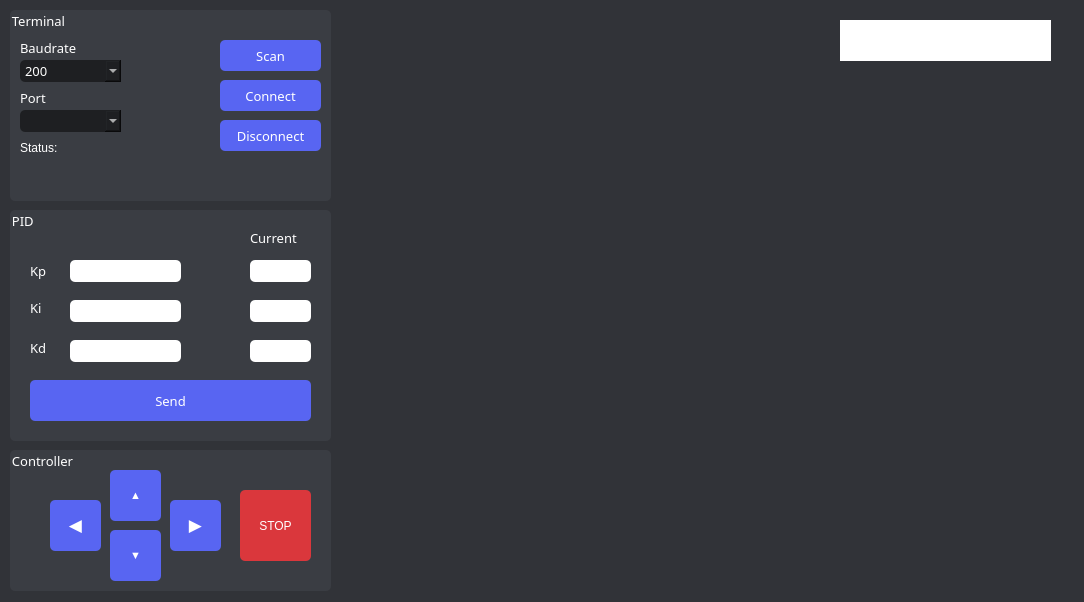
<?xml version="1.0" encoding="UTF-8"?>
<ui version="4.0">
 <class>MainWindow</class>
 <widget class="QMainWindow" name="MainWindow">
  <property name="windowModality">
   <enum>Qt::ApplicationModal</enum>
  </property>
  <property name="geometry">
   <rect>
    <x>0</x>
    <y>0</y>
    <width>1084</width>
    <height>602</height>
   </rect>
  </property>
  <property name="minimumSize">
   <size>
    <width>1084</width>
    <height>602</height>
   </size>
  </property>
  <property name="maximumSize">
   <size>
    <width>1084</width>
    <height>602</height>
   </size>
  </property>
  <property name="palette">
   <palette>
    <active>
     <colorrole role="Button">
      <brush brushstyle="SolidPattern">
       <color alpha="255">
        <red>49</red>
        <green>51</green>
        <blue>56</blue>
       </color>
      </brush>
     </colorrole>
     <colorrole role="Base">
      <brush brushstyle="SolidPattern">
       <color alpha="255">
        <red>49</red>
        <green>51</green>
        <blue>56</blue>
       </color>
      </brush>
     </colorrole>
     <colorrole role="Window">
      <brush brushstyle="SolidPattern">
       <color alpha="255">
        <red>49</red>
        <green>51</green>
        <blue>56</blue>
       </color>
      </brush>
     </colorrole>
    </active>
    <inactive>
     <colorrole role="Button">
      <brush brushstyle="SolidPattern">
       <color alpha="255">
        <red>49</red>
        <green>51</green>
        <blue>56</blue>
       </color>
      </brush>
     </colorrole>
     <colorrole role="Base">
      <brush brushstyle="SolidPattern">
       <color alpha="255">
        <red>49</red>
        <green>51</green>
        <blue>56</blue>
       </color>
      </brush>
     </colorrole>
     <colorrole role="Window">
      <brush brushstyle="SolidPattern">
       <color alpha="255">
        <red>49</red>
        <green>51</green>
        <blue>56</blue>
       </color>
      </brush>
     </colorrole>
    </inactive>
    <disabled>
     <colorrole role="Button">
      <brush brushstyle="SolidPattern">
       <color alpha="255">
        <red>49</red>
        <green>51</green>
        <blue>56</blue>
       </color>
      </brush>
     </colorrole>
     <colorrole role="Base">
      <brush brushstyle="SolidPattern">
       <color alpha="255">
        <red>49</red>
        <green>51</green>
        <blue>56</blue>
       </color>
      </brush>
     </colorrole>
     <colorrole role="Window">
      <brush brushstyle="SolidPattern">
       <color alpha="255">
        <red>49</red>
        <green>51</green>
        <blue>56</blue>
       </color>
      </brush>
     </colorrole>
    </disabled>
   </palette>
  </property>
  <property name="font">
   <font>
    <family>gg sans SemiBold</family>
    <pointsize>12</pointsize>
    <weight>50</weight>
    <italic>false</italic>
    <bold>false</bold>
   </font>
  </property>
  <property name="contextMenuPolicy">
   <enum>Qt::DefaultContextMenu</enum>
  </property>
  <property name="windowTitle">
   <string>Arduino SBRobot</string>
  </property>
  <property name="statusTip">
   <string/>
  </property>
  <property name="styleSheet">
   <string notr="true">QMainWindow {
	image: url(:/newPrefix/3 (2).png);
	background-color: rgb(49, 51, 56);
}</string>
  </property>
  <property name="iconSize">
   <size>
    <width>10</width>
    <height>30</height>
   </size>
  </property>
  <property name="toolButtonStyle">
   <enum>Qt::ToolButtonIconOnly</enum>
  </property>
  <property name="animated">
   <bool>false</bool>
  </property>
  <property name="tabShape">
   <enum>QTabWidget::Rounded</enum>
  </property>
  <property name="dockNestingEnabled">
   <bool>false</bool>
  </property>
  <property name="dockOptions">
   <set>QMainWindow::AllowTabbedDocks</set>
  </property>
  <widget class="QWidget" name="centralwidget">
   <widget class="QGroupBox" name="Terminal">
    <property name="geometry">
     <rect>
      <x>10</x>
      <y>10</y>
      <width>321</width>
      <height>191</height>
     </rect>
    </property>
    <property name="font">
     <font>
      <family>gg sans SemiBold</family>
      <pointsize>10</pointsize>
      <weight>50</weight>
      <italic>false</italic>
      <bold>false</bold>
     </font>
    </property>
    <property name="styleSheet">
     <string notr="true">QGroupBox {
	border-radius: 5px;
	background-color: rgb(58, 61, 67);
	color:rgb(255, 255, 255);
	font: 10pt &quot;gg sans SemiBold&quot;;
}</string>
    </property>
    <property name="inputMethodHints">
     <set>Qt::ImhNone</set>
    </property>
    <property name="title">
     <string>Terminal</string>
    </property>
    <widget class="QComboBox" name="Bdbox">
     <property name="geometry">
      <rect>
       <x>10</x>
       <y>50</y>
       <width>101</width>
       <height>22</height>
      </rect>
     </property>
     <property name="font">
      <font>
       <family>gg sans SemiBold</family>
       <pointsize>10</pointsize>
       <weight>7</weight>
       <italic>false</italic>
       <bold>false</bold>
      </font>
     </property>
     <property name="styleSheet">
      <string notr="true">QComboBox {
	border-radius: 5px;
	color: rgb(255, 255, 255);
	background-color: rgb(30, 31, 34);
	font: 63 10pt &quot;gg sans SemiBold&quot;;
}
QComboBox QListView{
	border: 1px;
	outline: 0px;
}
</string>
     </property>
     <item>
      <property name="text">
       <string>200</string>
      </property>
     </item>
     <item>
      <property name="text">
       <string>2400</string>
      </property>
     </item>
     <item>
      <property name="text">
       <string>4800</string>
      </property>
     </item>
     <item>
      <property name="text">
       <string>9600</string>
      </property>
     </item>
     <item>
      <property name="text">
       <string>19200</string>
      </property>
     </item>
     <item>
      <property name="text">
       <string>38400</string>
      </property>
     </item>
     <item>
      <property name="text">
       <string>57600</string>
      </property>
     </item>
     <item>
      <property name="text">
       <string>115200</string>
      </property>
     </item>
    </widget>
    <widget class="QLabel" name="Baudrate">
     <property name="geometry">
      <rect>
       <x>10</x>
       <y>30</y>
       <width>81</width>
       <height>16</height>
      </rect>
     </property>
     <property name="font">
      <font>
       <family>gg sans SemiBold</family>
       <pointsize>10</pointsize>
       <weight>7</weight>
       <italic>false</italic>
       <bold>false</bold>
      </font>
     </property>
     <property name="styleSheet">
      <string notr="true">QLabel {
	color:rgb(255, 255, 255);
	font: 63 10pt &quot;gg sans SemiBold&quot;;
}</string>
     </property>
     <property name="text">
      <string>Baudrate</string>
     </property>
    </widget>
    <widget class="QLabel" name="Port">
     <property name="geometry">
      <rect>
       <x>10</x>
       <y>80</y>
       <width>55</width>
       <height>16</height>
      </rect>
     </property>
     <property name="font">
      <font>
       <family>gg sans SemiBold</family>
       <pointsize>10</pointsize>
       <weight>7</weight>
       <italic>false</italic>
       <bold>false</bold>
      </font>
     </property>
     <property name="styleSheet">
      <string notr="true">QLabel {
	color:rgb(255, 255, 255);
	font: 63 10pt &quot;gg sans SemiBold&quot;;
}</string>
     </property>
     <property name="text">
      <string>Port</string>
     </property>
    </widget>
    <widget class="QComboBox" name="Portbox">
     <property name="geometry">
      <rect>
       <x>10</x>
       <y>100</y>
       <width>101</width>
       <height>22</height>
      </rect>
     </property>
     <property name="styleSheet">
      <string notr="true">QComboBox {
	border-radius: 5px;
	color: rgb(255, 255, 255);
	background-color: rgb(30, 31, 34);
}</string>
     </property>
    </widget>
    <widget class="QPushButton" name="Connect">
     <property name="geometry">
      <rect>
       <x>210</x>
       <y>70</y>
       <width>101</width>
       <height>31</height>
      </rect>
     </property>
     <property name="font">
      <font>
       <family>gg sans SemiBold</family>
       <pointsize>10</pointsize>
       <weight>7</weight>
       <italic>false</italic>
       <bold>false</bold>
      </font>
     </property>
     <property name="styleSheet">
      <string notr="true">QPushButton {
	border-radius: 5px;
	background-color: rgb(88, 101, 242);
	color:rgb(255, 255, 255);
	font: 63 10pt &quot;gg sans SemiBold&quot;;
}
QPushButton:hover {
	border-radius: 5px;
	background-color: rgb(71, 82, 196);
	color:rgb(255, 255, 255);
}</string>
     </property>
     <property name="text">
      <string>Connect</string>
     </property>
    </widget>
    <widget class="QPushButton" name="Disconnect">
     <property name="geometry">
      <rect>
       <x>210</x>
       <y>110</y>
       <width>101</width>
       <height>31</height>
      </rect>
     </property>
     <property name="font">
      <font>
       <family>gg sans SemiBold</family>
       <pointsize>10</pointsize>
       <weight>7</weight>
       <italic>false</italic>
       <bold>false</bold>
      </font>
     </property>
     <property name="styleSheet">
      <string notr="true">QPushButton {
	border-radius: 5px;
	background-color: rgb(88, 101, 242);
	color:rgb(255, 255, 255);
	font: 63 10pt &quot;gg sans SemiBold&quot;;
}
QPushButton:hover {
	border-radius: 5px;
	background-color: rgb(71, 82, 196);
	color:rgb(255, 255, 255);
}</string>
     </property>
     <property name="text">
      <string>Disconnect</string>
     </property>
    </widget>
    <widget class="QPushButton" name="Scan">
     <property name="geometry">
      <rect>
       <x>210</x>
       <y>30</y>
       <width>101</width>
       <height>31</height>
      </rect>
     </property>
     <property name="font">
      <font>
       <family>gg sans SemiBold</family>
       <pointsize>10</pointsize>
       <weight>7</weight>
       <italic>false</italic>
       <bold>false</bold>
      </font>
     </property>
     <property name="styleSheet">
      <string notr="true">QPushButton {
	border-radius: 5px;
	background-color: rgb(88, 101, 242);
	color:rgb(255, 255, 255);
	font: 63 10pt &quot;gg sans SemiBold&quot;;
}
QPushButton:hover {
	border-radius: 5px;
	background-color: rgb(71, 82, 196);
	color:rgb(255, 255, 255);
}</string>
     </property>
     <property name="text">
      <string>Scan</string>
     </property>
    </widget>
    <widget class="QLabel" name="label1">
     <property name="geometry">
      <rect>
       <x>10</x>
       <y>130</y>
       <width>191</width>
       <height>16</height>
      </rect>
     </property>
     <property name="styleSheet">
      <string notr="true">QLabel {
	color:rgb(255, 255, 255);
	font: 63 10pt &quot;gg sans SemiBold&quot;;
}</string>
     </property>
     <property name="text">
      <string>Status:</string>
     </property>
    </widget>
    <widget class="QLabel" name="status">
     <property name="geometry">
      <rect>
       <x>10</x>
       <y>155</y>
       <width>301</width>
       <height>21</height>
      </rect>
     </property>
     <property name="styleSheet">
      <string notr="true">QLabel {
	color:rgb(255, 255, 255);
	font: 63 10pt &quot;gg sans SemiBold&quot;;
}</string>
     </property>
     <property name="text">
      <string/>
     </property>
    </widget>
   </widget>
   <widget class="QGroupBox" name="PID">
    <property name="enabled">
     <bool>false</bool>
    </property>
    <property name="geometry">
     <rect>
      <x>10</x>
      <y>210</y>
      <width>321</width>
      <height>231</height>
     </rect>
    </property>
    <property name="font">
     <font>
      <family>gg sans SemiBold</family>
      <pointsize>10</pointsize>
      <weight>50</weight>
      <italic>false</italic>
      <bold>false</bold>
     </font>
    </property>
    <property name="styleSheet">
     <string notr="true">QGroupBox {
	border-radius: 5px;
	background-color: rgb(58, 61, 67);
	color:rgb(255, 255, 255);
	font: 10pt &quot;gg sans SemiBold&quot;;
}</string>
    </property>
    <property name="title">
     <string>PID </string>
    </property>
    <widget class="QLineEdit" name="Kpline">
     <property name="geometry">
      <rect>
       <x>60</x>
       <y>50</y>
       <width>111</width>
       <height>22</height>
      </rect>
     </property>
     <property name="styleSheet">
      <string notr="true">QLineEdit {
	border-radius: 5px;
}</string>
     </property>
    </widget>
    <widget class="QLineEdit" name="Kiline">
     <property name="geometry">
      <rect>
       <x>60</x>
       <y>90</y>
       <width>111</width>
       <height>22</height>
      </rect>
     </property>
     <property name="styleSheet">
      <string notr="true">QLineEdit {
	border-radius: 5px;
}</string>
     </property>
    </widget>
    <widget class="QLineEdit" name="Kdline">
     <property name="geometry">
      <rect>
       <x>60</x>
       <y>130</y>
       <width>111</width>
       <height>22</height>
      </rect>
     </property>
     <property name="styleSheet">
      <string notr="true">QLineEdit {
	border-radius: 5px;
}</string>
     </property>
    </widget>
    <widget class="QLabel" name="Kp">
     <property name="geometry">
      <rect>
       <x>20</x>
       <y>50</y>
       <width>55</width>
       <height>21</height>
      </rect>
     </property>
     <property name="font">
      <font>
       <family>gg sans SemiBold</family>
       <pointsize>10</pointsize>
       <weight>7</weight>
       <italic>false</italic>
       <bold>false</bold>
      </font>
     </property>
     <property name="styleSheet">
      <string notr="true">QLabel {
	color:rgb(255, 255, 255);
	font: 63 10pt &quot;gg sans SemiBold&quot;;
}</string>
     </property>
     <property name="text">
      <string>Kp</string>
     </property>
    </widget>
    <widget class="QLabel" name="Ki">
     <property name="geometry">
      <rect>
       <x>20</x>
       <y>90</y>
       <width>55</width>
       <height>16</height>
      </rect>
     </property>
     <property name="font">
      <font>
       <family>gg sans SemiBold</family>
       <pointsize>10</pointsize>
       <weight>7</weight>
       <italic>false</italic>
       <bold>false</bold>
      </font>
     </property>
     <property name="styleSheet">
      <string notr="true">QLabel {
	color:rgb(255, 255, 255);
	font: 63 10pt &quot;gg sans SemiBold&quot;;
}</string>
     </property>
     <property name="text">
      <string>Ki</string>
     </property>
    </widget>
    <widget class="QLabel" name="Kd">
     <property name="geometry">
      <rect>
       <x>20</x>
       <y>130</y>
       <width>55</width>
       <height>16</height>
      </rect>
     </property>
     <property name="font">
      <font>
       <family>gg sans SemiBold</family>
       <pointsize>10</pointsize>
       <weight>7</weight>
       <italic>false</italic>
       <bold>false</bold>
      </font>
     </property>
     <property name="styleSheet">
      <string notr="true">QLabel {
	color:rgb(255, 255, 255);
	font: 63 10pt &quot;gg sans SemiBold&quot;;
}</string>
     </property>
     <property name="text">
      <string>Kd</string>
     </property>
    </widget>
    <widget class="QLabel" name="label">
     <property name="geometry">
      <rect>
       <x>240</x>
       <y>20</y>
       <width>71</width>
       <height>16</height>
      </rect>
     </property>
     <property name="font">
      <font>
       <family>gg sans SemiBold</family>
       <pointsize>10</pointsize>
       <weight>7</weight>
       <italic>false</italic>
       <bold>false</bold>
      </font>
     </property>
     <property name="styleSheet">
      <string notr="true">QLabel {
	color:rgb(255, 255, 255);
	font: 63 10pt &quot;gg sans SemiBold&quot;;
}</string>
     </property>
     <property name="text">
      <string>Current</string>
     </property>
    </widget>
    <widget class="QLineEdit" name="Kpline_2">
     <property name="geometry">
      <rect>
       <x>240</x>
       <y>50</y>
       <width>61</width>
       <height>22</height>
      </rect>
     </property>
     <property name="styleSheet">
      <string notr="true">QLineEdit {
	border-radius: 5px;
}</string>
     </property>
    </widget>
    <widget class="QLineEdit" name="Kiline_2">
     <property name="geometry">
      <rect>
       <x>240</x>
       <y>90</y>
       <width>61</width>
       <height>22</height>
      </rect>
     </property>
     <property name="styleSheet">
      <string notr="true">QLineEdit {
	border-radius: 5px;
}</string>
     </property>
    </widget>
    <widget class="QLineEdit" name="Kdline_2">
     <property name="geometry">
      <rect>
       <x>240</x>
       <y>130</y>
       <width>61</width>
       <height>22</height>
      </rect>
     </property>
     <property name="styleSheet">
      <string notr="true">QLineEdit {
	border-radius: 5px;
}</string>
     </property>
    </widget>
    <widget class="QPushButton" name="Send">
     <property name="geometry">
      <rect>
       <x>20</x>
       <y>170</y>
       <width>281</width>
       <height>41</height>
      </rect>
     </property>
     <property name="font">
      <font>
       <family>gg sans SemiBold</family>
       <pointsize>10</pointsize>
       <weight>7</weight>
       <italic>false</italic>
       <bold>false</bold>
      </font>
     </property>
     <property name="styleSheet">
      <string notr="true">QPushButton {
	border-radius: 5px;
	background-color: rgb(88, 101, 242);
	color:rgb(255, 255, 255);
	font: 63 10pt &quot;gg sans SemiBold&quot;;
}
QPushButton:hover {
	border-radius: 5px;
	background-color: rgb(71, 82, 196);
	color:rgb(255, 255, 255);
}</string>
     </property>
     <property name="text">
      <string>Send</string>
     </property>
    </widget>
   </widget>
   <widget class="QGroupBox" name="Controller">
    <property name="geometry">
     <rect>
      <x>10</x>
      <y>450</y>
      <width>321</width>
      <height>141</height>
     </rect>
    </property>
    <property name="font">
     <font>
      <family>gg sans SemiBold</family>
      <pointsize>10</pointsize>
      <weight>50</weight>
      <italic>false</italic>
      <bold>false</bold>
     </font>
    </property>
    <property name="layoutDirection">
     <enum>Qt::LeftToRight</enum>
    </property>
    <property name="styleSheet">
     <string notr="true">QGroupBox {
	border-radius: 5px;
	background-color: rgb(58, 61, 67);
	color:rgb(255, 255, 255);
	font: 10pt &quot;gg sans SemiBold&quot;;
}</string>
    </property>
    <property name="title">
     <string>Controller</string>
    </property>
    <property name="alignment">
     <set>Qt::AlignLeading|Qt::AlignLeft|Qt::AlignVCenter</set>
    </property>
    <property name="flat">
     <bool>false</bool>
    </property>
    <property name="checkable">
     <bool>false</bool>
    </property>
    <widget class="QPushButton" name="LEFT">
     <property name="geometry">
      <rect>
       <x>40</x>
       <y>50</y>
       <width>51</width>
       <height>51</height>
      </rect>
     </property>
     <property name="font">
      <font>
       <family>Segoe UI</family>
       <pointsize>13</pointsize>
       <weight>50</weight>
       <italic>false</italic>
       <bold>false</bold>
       <stylestrategy>PreferAntialias</stylestrategy>
      </font>
     </property>
     <property name="cursor">
      <cursorShape>ArrowCursor</cursorShape>
     </property>
     <property name="styleSheet">
      <string notr="true">QPushButton {
	border-radius: 5px;
	background-color: rgb(88, 101, 242);
	color:rgb(255, 255, 255);
}
QPushButton:hover {
	border-radius: 5px;
	background-color: rgb(71, 82, 196);
	color:rgb(255, 255, 255);
}</string>
     </property>
     <property name="text">
      <string>◀</string>
     </property>
     <property name="shortcut">
      <string>Left</string>
     </property>
    </widget>
    <widget class="QPushButton" name="BACKWARD">
     <property name="geometry">
      <rect>
       <x>100</x>
       <y>80</y>
       <width>51</width>
       <height>51</height>
      </rect>
     </property>
     <property name="font">
      <font>
       <family>Segoe UI</family>
       <pointsize>8</pointsize>
       <weight>50</weight>
       <italic>false</italic>
       <bold>false</bold>
       <stylestrategy>PreferDefault</stylestrategy>
      </font>
     </property>
     <property name="cursor">
      <cursorShape>ArrowCursor</cursorShape>
     </property>
     <property name="styleSheet">
      <string notr="true">QPushButton {
	border-radius: 5px;
	background-color: rgb(88, 101, 242);
	color:rgb(255, 255, 255);
}
QPushButton:hover {
	border-radius: 5px;
	background-color: rgb(71, 82, 196);
	color:rgb(255, 255, 255);
}</string>
     </property>
     <property name="text">
      <string>▼</string>
     </property>
     <property name="shortcut">
      <string>Down</string>
     </property>
    </widget>
    <widget class="QPushButton" name="RIGHT">
     <property name="geometry">
      <rect>
       <x>160</x>
       <y>50</y>
       <width>51</width>
       <height>51</height>
      </rect>
     </property>
     <property name="font">
      <font>
       <family>Segoe UI</family>
       <pointsize>13</pointsize>
       <weight>50</weight>
       <italic>false</italic>
       <bold>false</bold>
       <underline>false</underline>
       <strikeout>false</strikeout>
       <stylestrategy>PreferAntialias</stylestrategy>
       <kerning>true</kerning>
      </font>
     </property>
     <property name="cursor">
      <cursorShape>ArrowCursor</cursorShape>
     </property>
     <property name="styleSheet">
      <string notr="true">QPushButton {
	border-radius: 5px;
	background-color: rgb(88, 101, 242);
	color:rgb(255, 255, 255);
}
QPushButton:hover {
	border-radius: 5px;
	background-color: rgb(71, 82, 196);
	color:rgb(255, 255, 255);
}</string>
     </property>
     <property name="text">
      <string>▶</string>
     </property>
     <property name="shortcut">
      <string>Right</string>
     </property>
    </widget>
    <widget class="QPushButton" name="FORWARD">
     <property name="geometry">
      <rect>
       <x>100</x>
       <y>20</y>
       <width>51</width>
       <height>51</height>
      </rect>
     </property>
     <property name="font">
      <font>
       <family>Segoe UI</family>
       <pointsize>8</pointsize>
       <weight>50</weight>
       <italic>false</italic>
       <bold>false</bold>
       <stylestrategy>PreferDefault</stylestrategy>
      </font>
     </property>
     <property name="cursor">
      <cursorShape>ArrowCursor</cursorShape>
     </property>
     <property name="styleSheet">
      <string notr="true">QPushButton {
	border-radius: 5px;
	background-color: rgb(88, 101, 242);
	color:rgb(255, 255, 255);
}
QPushButton:hover {
	border-radius: 5px;
	background-color: rgb(71, 82, 196);
	color:rgb(255, 255, 255);
}</string>
     </property>
     <property name="text">
      <string>▲</string>
     </property>
     <property name="shortcut">
      <string>Up</string>
     </property>
    </widget>
    <widget class="QPushButton" name="STOP">
     <property name="geometry">
      <rect>
       <x>230</x>
       <y>40</y>
       <width>71</width>
       <height>71</height>
      </rect>
     </property>
     <property name="styleSheet">
      <string notr="true">QPushButton {
	border-radius: 5px;
	background-color: rgb(218, 55, 60);
	color:rgb(255, 255, 255);
	font: 63 10pt &quot;gg sans SemiBold&quot;;
}
QPushButton:hover {
	border-radius: 5px;
	background-color: rgb(177, 44, 46);
	color:rgb(255, 255, 255);
}</string>
     </property>
     <property name="text">
      <string>STOP</string>
     </property>
     <property name="shortcut">
      <string>Space</string>
     </property>
    </widget>
   </widget>
   <widget class="QFrame" name="frame">
    <property name="geometry">
     <rect>
      <x>330</x>
      <y>10</y>
      <width>751</width>
      <height>581</height>
     </rect>
    </property>
    <property name="styleSheet">
     <string notr="true">QWidget {
	border-radius: 5px;
	font: 10pt &quot;gg sans SemiBold&quot;;
}</string>
    </property>
    <widget class="QTextEdit" name="textEdit">
     <property name="geometry">
      <rect>
       <x>510</x>
       <y>10</y>
       <width>211</width>
       <height>41</height>
      </rect>
     </property>
     <property name="styleSheet">
      <string notr="true">QTextEdit {
	border-radius: 5px;
}
</string>
     </property>
    </widget>
   </widget>
  </widget>
  <action name="actionNew">
   <property name="text">
    <string>New</string>
   </property>
  </action>
  <action name="actionSave">
   <property name="text">
    <string>Save</string>
   </property>
   <property name="statusTip">
    <string>Save file</string>
   </property>
   <property name="shortcut">
    <string>Ctrl+S</string>
   </property>
  </action>
  <action name="actionCopy">
   <property name="text">
    <string>Copy</string>
   </property>
  </action>
  <action name="actionPaste">
   <property name="text">
    <string>Paste</string>
   </property>
  </action>
 </widget>
 <resources>
  <include location="C:/Users/phong/OneDrive/Pictures/test.qrc"/>
 </resources>
 <connections/>
</ui>
